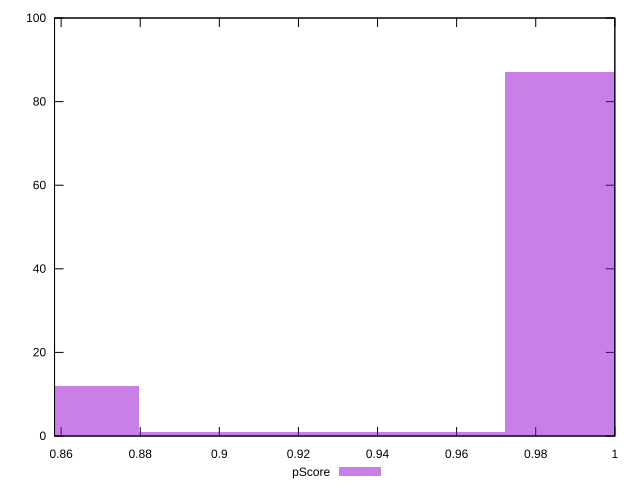

This chart was generated by the following gnuplot code:
reset

$pScore <<EOF
1.0185972983172114 87
0.833397789532264 12
0.9259975439247377 1
EOF

set key outside below
set boxwidth 0.09259975439247377
set xrange [0.8583333333333334:1]
set yrange [0:100]
set trange [0:100]
set style fill transparent solid 0.5 noborder
set terminal svg size 640, 490 enhanced background rgb 'white'
set output "reports/report_00028_2021-02-24T12-49-42.674Z/unused-css-rules/samples/music/pScore/histogram.svg"

plot $pScore title "pScore" with boxes

reset
